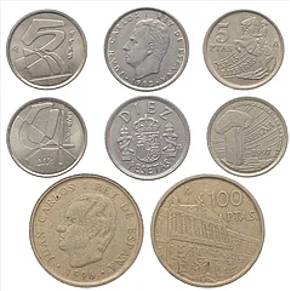
#> input picture inputs/coins.jpg, 290 x 291 px
$ python 10-thresh-contours.py
#> lines starting #> are read from the running program, lines starting #| are printed output that depends on the picture; after the words box and inside, x2 and y2 are one past the last pixel; in counts of white or black regions, pixels touching at a corner belong together
import cv2

img = cv2.imread('inputs/coins.jpg')
#> img is the input picture: shape (291, 290, 3); mean B, G, R 179, 189.2, 196.1

fourcc = cv2.VideoWriter_fourcc(*'mp4v')
out = cv2.VideoWriter('outputs/outputCounterThresh.mp4',fourcc, 3.33, (290,291))

gray = cv2.cvtColor(img, cv2.COLOR_BGR2GRAY)
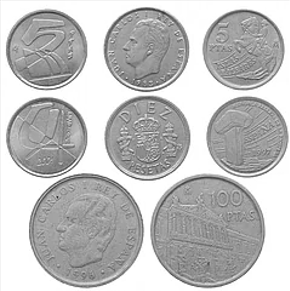
#> gray: shape (291, 290); min 39, max 255, mean 190.1


mask = cv2.threshold(gray,235,255,cv2.THRESH_BINARY_INV)[1]
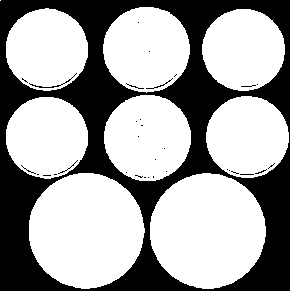
#> mask: shape (291, 290); 63.7% white; 33 black regions (28 under 20 px)


cnts, _ = cv2.findContours(mask,cv2.RETR_EXTERNAL, cv2.CHAIN_APPROX_SIMPLE)
#> cnts = 9 contours, 1 with area under 20; largest, box (x1, y1, x2, y2) and area: (29, 173, 145, 289) 10330, (150, 173, 266, 289) 10320, (104, 95, 191, 181) 5775, (103, 7, 190, 93) 5714, (206, 96, 289, 178) 5219, (202, 9, 285, 91) 5213, (6, 8, 88, 91) 5201, (6, 97, 88, 179) 5166


n = 0
for c in cnts:

    if cv2.contourArea(c) > 500:
        cv2.drawContours(img,[c],0,(0,0,255), 2, cv2.LINE_AA)

        M = cv2.moments(c)

        cX = int(M["m10"] / M["m00"])
        cY = int(M["m01"] / M["m00"])

        cv2.putText(img,str(n),(cX,cY),0,1,(0,0,255),2,cv2.LINE_AA)

        cv2.imshow('img', img)
        out.write(img)
        cv2.waitKey(0)
        n+=1
#> this loop made 9 passes
#> (cX, cY) on passes 1 to 8: (207, 230), (85, 230), (46, 137), (246, 136), (147, 137), (243, 49), (46, 49), (146, 48)
#> c on pass 9: [[0, 0]]
#> pass 1, `cv2.imshow('img', img)`:
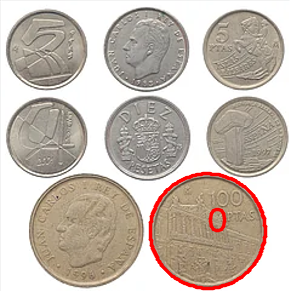
#> window 'img': shape (291, 290, 3); mean B, G, R 175.7, 185.8, 197.1
#> pass 2, `cv2.imshow('img', img)`:
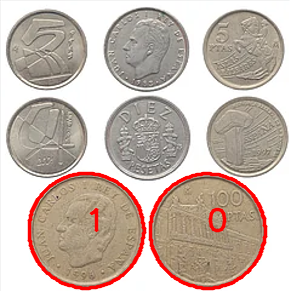
#> window 'img': shape (291, 290, 3); mean B, G, R 172.7, 182.6, 198.2
#> after the loop:
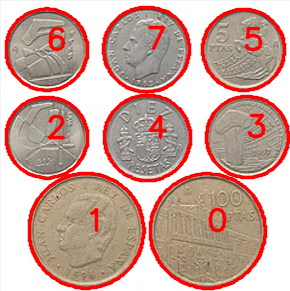
#> img: shape (291, 290, 3); 15.59% of pixels changed, all inside (x1, y1, x2, y2) = (4, 5, 290, 291)
#> after the loop, n = 8
